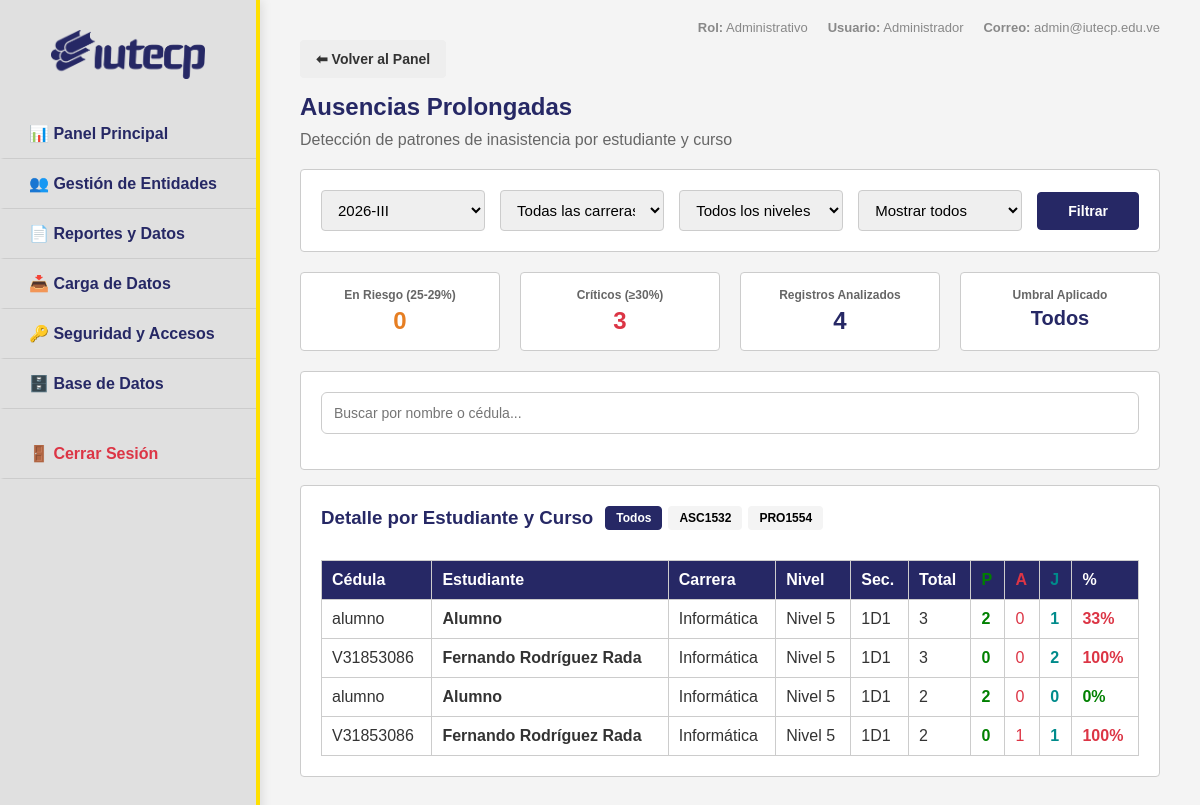
The app's page /admin/ausencias.php?periodo=2026-III (signed in), older data.
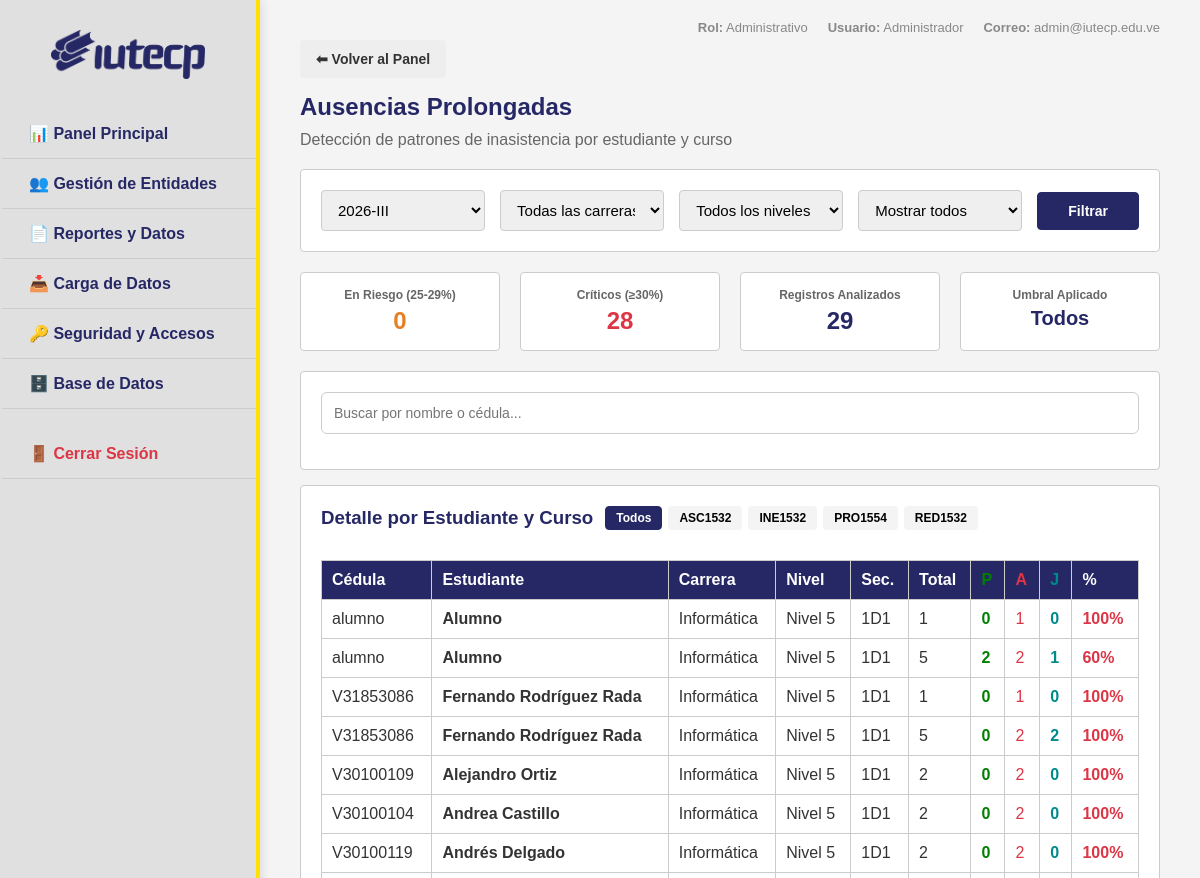
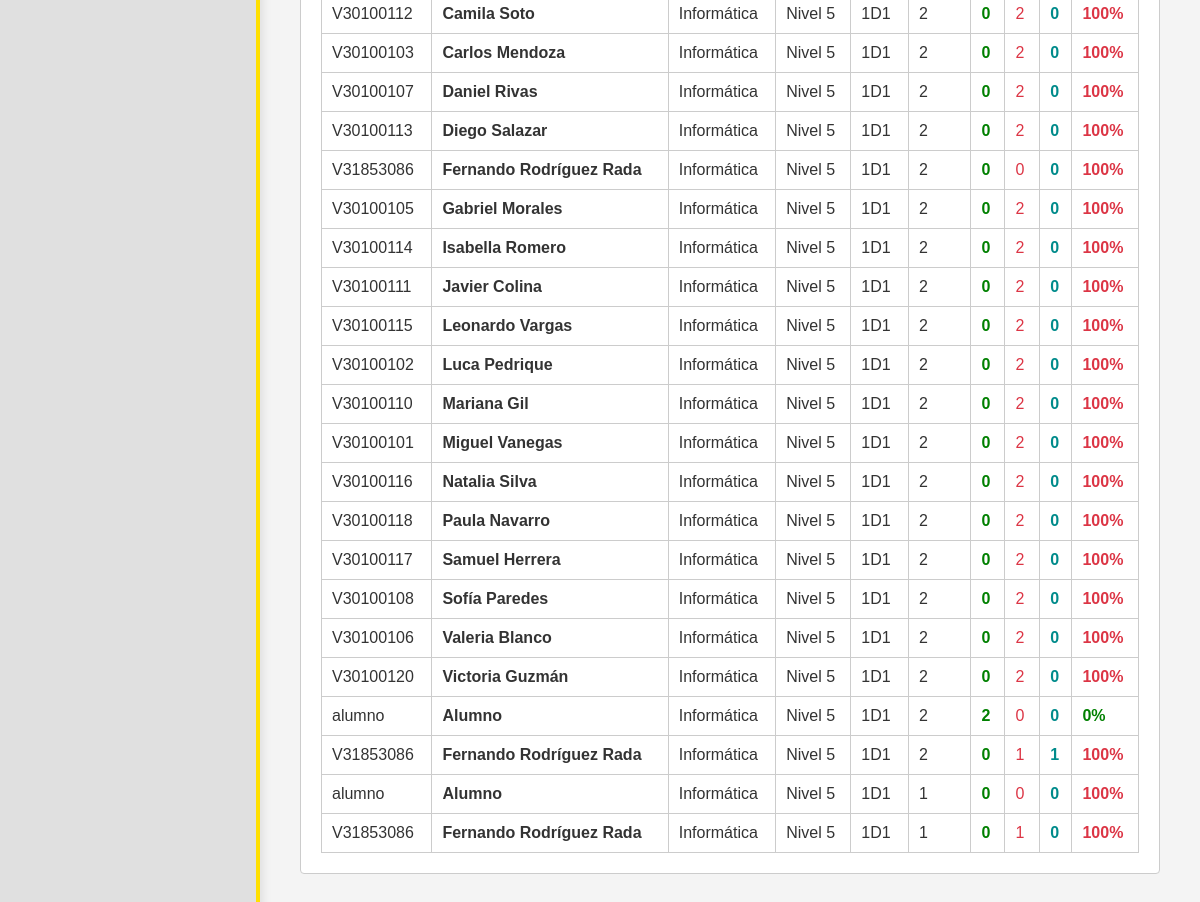
The same page, newer data (2 pictures, top to bottom).
### tables this page shows
CREATE TABLE `inscripciones` (
  `id` int(11) NOT NULL AUTO_INCREMENT,
  `estudiante_id` int(11) NOT NULL,
  `curso_id` int(11) NOT NULL,
  `periodo` varchar(20) NOT NULL,
  `estatus` enum('Activa','Retirada') DEFAULT 'Activa',
  PRIMARY KEY (`id`),
  UNIQUE KEY `unique_inscripcion` (`estudiante_id`,`curso_id`,`periodo`),
  KEY `curso_id` (`curso_id`),
  CONSTRAINT `inscripciones_ibfk_1` FOREIGN KEY (`estudiante_id`) REFERENCES `usuarios` (`id`),
  CONSTRAINT `inscripciones_ibfk_2` FOREIGN KEY (`curso_id`) REFERENCES `cursos` (`id`)
);

CREATE TABLE `usuarios` (
  `id` int(11) NOT NULL AUTO_INCREMENT,
  `cedula` varchar(20) NOT NULL,
  `username` varchar(50) DEFAULT NULL,
  `nombre_completo` varchar(255) NOT NULL,
  `email` varchar(255) DEFAULT NULL,
  `carrera_id` int(11) DEFAULT NULL,
  `telefono` varchar(20) DEFAULT NULL,
  `rol` enum('admin','profesor','estudiante') NOT NULL DEFAULT 'estudiante',
  `password_hash` varchar(255) NOT NULL,
  `password_temporal` tinyint(1) DEFAULT 1,
  `activo` tinyint(1) DEFAULT 1,
  `es_nuevo_ingreso` tinyint(1) DEFAULT 0,
  `creado_por` int(11) DEFAULT NULL,
  `created_at` timestamp NULL DEFAULT current_timestamp(),
  `updated_at` timestamp NULL DEFAULT current_timestamp() ON UPDATE current_timestamp(),
  PRIMARY KEY (`id`),
  UNIQUE KEY `cedula` (`cedula`),
  UNIQUE KEY `username` (`username`),
  KEY `creado_por` (`creado_por`),
  KEY `carrera_id` (`carrera_id`),
  CONSTRAINT `usuarios_ibfk_1` FOREIGN KEY (`creado_por`) REFERENCES `usuarios` (`id`),
  CONSTRAINT `usuarios_ibfk_2` FOREIGN KEY (`carrera_id`) REFERENCES `carreras` (`id`)
);

CREATE TABLE `carreras` (
  `id` int(11) NOT NULL AUTO_INCREMENT,
  `nombre` varchar(255) NOT NULL,
  `nivel` varchar(50) NOT NULL,
  `codigo` varchar(20) DEFAULT NULL,
  `tipo_periodo` enum('Trimestre','Cuatrimestre') NOT NULL DEFAULT 'Cuatrimestre',
  PRIMARY KEY (`id`)
);

CREATE TABLE `cursos` (
  `id` int(11) NOT NULL AUTO_INCREMENT,
  `nombre` varchar(255) NOT NULL,
  `codigo` varchar(50) DEFAULT NULL,
  `carrera_id` int(11) DEFAULT NULL,
  `profesor_id` int(11) DEFAULT NULL,
  `aula` varchar(100) DEFAULT NULL,
  `seccion` varchar(20) DEFAULT NULL,
  `horario` varchar(100) DEFAULT NULL,
  `trayecto` int(11) NOT NULL DEFAULT 1,
  `creditos` int(11) NOT NULL DEFAULT 0,
  `tipo` enum('Obligatoria','Electiva') NOT NULL DEFAULT 'Obligatoria',
  `activo` tinyint(1) DEFAULT 1,
  `created_at` timestamp NULL DEFAULT current_timestamp(),
  PRIMARY KEY (`id`),
  KEY `profesor_id` (`profesor_id`),
  KEY `carrera_id` (`carrera_id`),
  CONSTRAINT `cursos_ibfk_1` FOREIGN KEY (`profesor_id`) REFERENCES `usuarios` (`id`),
  CONSTRAINT `cursos_ibfk_2` FOREIGN KEY (`carrera_id`) REFERENCES `carreras` (`id`)
);

### admin/ausencias.php (the view, shortened to what the changed rows need)
<?php
global $pdo;
$periodo_actual = date('Y') . '-II';
$filtro_periodo = $_GET['periodo'] ?? $periodo_actual;
$filtro_min_pct = (int)($_GET['min_pct'] ?? 0);
$where = [];
$params = [$filtro_periodo];
$where[] = "i.periodo = ?";
$where_sql = implode(" AND ", $where);
$stmt = $pdo->prepare("
    SELECT
        u.cedula,
        u.nombre_completo as estudiante,
        ca.nombre as carrera,
        c.nombre as curso,
        c.codigo,
        c.seccion,
        c.trayecto,
        i.estudiante_id,
        i.id as insc_id,
        COUNT(a.id) as total_sesiones,
        SUM(CASE WHEN a.estado = 'presente' THEN 1 ELSE 0 END) as presentes,
        SUM(CASE WHEN a.estado = 'ausente' THEN 1 ELSE 0 END) as ausencias,
        SUM(CASE WHEN a.estado = 'justificado' THEN 1 ELSE 0 END) as justificados,
        ROUND((SUM(CASE WHEN a.estado != 'presente' THEN 1 ELSE 0 END) / COUNT(a.id)) * 100) as pct_ausencia
    FROM inscripciones i
    JOIN usuarios u ON i.estudiante_id = u.id
    JOIN carreras ca ON u.carrera_id = ca.id
    JOIN cursos c ON i.curso_id = c.id
    LEFT JOIN asistencias a ON a.inscripcion_id = i.id
    WHERE $where_sql
    GROUP BY i.estudiante_id, i.curso_id, i.id
    HAVING COUNT(a.id) > 0 AND pct_ausencia >= ?
    ORDER BY ca.nombre, c.trayecto, c.nombre, u.nombre_completo
");
$stmt->execute(array_merge($params, [$filtro_min_pct]));
$rows = $stmt->fetchAll();
$just_map = [];
if (!empty($rows)) {
    $insc_ids = array_column($rows, 'insc_id');
    $placeholders = implode(',', array_fill(0, count($insc_ids), '?'));
    $st = $pdo->prepare("SELECT a.inscripcion_id, a.fecha, a.justificacion, c.nombre as curso, c.codigo, c.seccion FROM asistencias a JOIN inscripciones i ON i.id = a.inscripcion_id JOIN cursos c ON c.id = i.curso_id WHERE a.inscripcion_id IN ($placeholders) AND a.justificacion IS NOT NULL AND a.justificacion != '' ORDER BY a.fecha");
    $st->execute($insc_ids);
    while ($j = $st->fetch()) {
        $just_map[$j['inscripcion_id']][] = ['f' => $j['fecha'], 't' => $j['justificacion'], 'm' => $j['curso'] . ' (' . $j['codigo'] . ')', 's' => $j['seccion']];
    }
}
$cursos_lista = [];
foreach ($rows as $r) {
    $cursos_lista[$r['codigo']] = ['nombre' => $r['curso'], 'codigo' => $r['codigo']];
}
ksort($cursos_lista);
require_once __DIR__ . '/includes/header.php';
?>
<div id="admin-dashboard">
    <h2 style="color:var(--primary);margin-bottom:10px">Ausencias Prolongadas</h2>
    <?php
    $en_riesgo = 0;
    $criticos = 0;
    foreach ($rows as $r) {
        if ((int)$r['pct_ausencia'] >= 30) $criticos++;
        elseif ((int)$r['pct_ausencia'] >= 25) $en_riesgo++;
    }
    ?>
    <div class="dashboard-cards" style="margin-bottom:20px">
        <div class="card" style="text-align:center;padding:15px">
            <p style="font-size:12px;color:#666;font-weight:bold">Críticos (≥30%)</p>
            <p style="font-size:24px;color:#dc3545;font-weight:bold;margin-top:5px"><?= $criticos ?></p>
        </div>
        <div class="card" style="text-align:center;padding:15px">
            <p style="font-size:12px;color:#666;font-weight:bold">Registros Analizados</p>
            <p style="font-size:24px;color:var(--primary);font-weight:bold;margin-top:5px"><?= count($rows) ?></p>
        </div>
    </div>
    <div class="card">
        <div style="display:flex;align-items:center;gap:12px;flex-wrap:wrap;margin-bottom:15px;">
            <div id="curso-chips" style="display:flex;gap:6px;flex-wrap:wrap;">
                <button class="btn btn-primary" style="padding:4px 10px;font-size:12px;" onclick="filtrarCurso('')">Todos</button>
                <?php foreach ($cursos_lista as $c): ?>
                <button class="btn" style="padding:4px 10px;font-size:12px;background:var(--bg-light);" data-codigo="<?= htmlspecialchars($c['codigo']) ?>" onclick="filtrarCurso('<?= htmlspecialchars($c['codigo']) ?>')"><?= htmlspecialchars($c['codigo']) ?></button>
                <?php endforeach; ?>
            </div>
        </div>
        <div style="overflow-x:auto">
            <table>
                <thead>
                    <tr>
                        <th>Cédula</th>
                        <th>Estudiante</th>
                        <th>Carrera</th>
                        <th>Nivel</th>
                        <th>Sec.</th>
                        <th>Total</th>
                        <th style="color:green">P</th>
                        <th style="color:#dc3545">A</th>
                        <th style="color:#008b8b">J</th>
                        <th>%</th>
                    </tr>
                </thead>
                <tbody>
                    <?php if (count($rows) === 0): ?>
                    <tr><td colspan="10" style="text-align:center;color:#888;padding:20px">No se encontraron registros con los filtros seleccionados</td></tr>
                    <?php else: ?>
                    <?php foreach ($rows as $r):
                        $pct = (int)$r['pct_ausencia'];
                        $color = $pct >= 30 ? '#dc3545' : ($pct >= 25 ? '#e67e22' : 'green');
                        $justs = $just_map[$r['insc_id']] ?? [];
                    ?>
                    <tr class="ausencia-row" data-nombre="<?= htmlspecialchars($r['estudiante'])?>" data-cedula="<?= htmlspecialchars($r['cedula'])?>" data-curso="<?= htmlspecialchars($r['codigo'])?>">
                        <td><?= htmlspecialchars($r['cedula']) ?></td>
                        <td style="font-weight:bold"><?= htmlspecialchars($r['estudiante']) ?></td>
                        <td><?= htmlspecialchars($r['carrera']) ?></td>
                        <td>Nivel <?= (int)$r['trayecto'] ?></td>
                        <td><?= htmlspecialchars($r['seccion']) ?></td>
                        <td><?= $r['total_sesiones'] ?></td>
                        <td style="color:green;font-weight:bold"><?= $r['presentes'] ?></td>
                        <td style="color:#dc3545"><?= $r['ausencias'] ?></td>
                        <td style="cursor:pointer;color:#008b8b;font-weight:bold" onclick='abrirJustAdmin(<?= json_encode($justs) ?>)'><?= $r['justificados'] ?></td>
                        <td style="color:<?= $color ?>;font-weight:bold"><?= $pct ?>%</td>
                    </tr>
                    <?php endforeach; ?>
                    <?php endif; ?>
                </tbody>
            </table>
        </div>
    </div>
</div>
<?php require_once __DIR__ . '/includes/footer.php'; ?>

Row changes from the older to the newer data that the page shows:
now on this page (row unchanged): inscripciones: estudiante.cedula "alumno", estudiante.nombre_completo "Alumno", carreras.nombre "Informática", curso.trayecto "5", curso.seccion "1D1", total_sesiones "1", presentes "0", ausencias "1", justificados "0", pct "100"
computed for inscripciones (number 2 of 29 on the later page): total_sesiones "3" → "5"; ausencias "0" → "2"; pct "33" → "60"
now on this page (row unchanged): inscripciones: estudiante.cedula "V31853086", estudiante.nombre_completo "Fernando Rodríguez Rada", carreras.nombre "Informática", curso.trayecto "5", curso.seccion "1D1", total_sesiones "1", presentes "0", ausencias "1", justificados "0", pct "100"
computed for inscripciones (number 4 of 29 on the later page): total_sesiones "3" → "5"; ausencias "0" → "2"
added inscripciones: estudiante.cedula "V30100109", estudiante.nombre_completo "Alejandro Ortiz", carreras.nombre "Informática", curso.trayecto "5", curso.seccion "1D1", total_sesiones "2", presentes "0", ausencias "2", justificados "0", pct "100"
added inscripciones: estudiante.cedula "V30100104", estudiante.nombre_completo "Andrea Castillo", carreras.nombre "Informática", curso.trayecto "5", curso.seccion "1D1", total_sesiones "2", presentes "0", ausencias "2", justificados "0", pct "100"
added inscripciones: estudiante.cedula "V30100119", estudiante.nombre_completo "Andrés Delgado", carreras.nombre "Informática", curso.trayecto "5", curso.seccion "1D1", total_sesiones "2", presentes "0", ausencias "2", justificados "0", pct "100"
added inscripciones: estudiante.cedula "V30100112", estudiante.nombre_completo "Camila Soto", carreras.nombre "Informática", curso.trayecto "5", curso.seccion "1D1", total_sesiones "2", presentes "0", ausencias "2", justificados "0", pct "100"
added inscripciones: estudiante.cedula "V30100103", estudiante.nombre_completo "Carlos Mendoza", carreras.nombre "Informática", curso.trayecto "5", curso.seccion "1D1", total_sesiones "2", presentes "0", ausencias "2", justificados "0", pct "100"
added inscripciones: estudiante.cedula "V30100107", estudiante.nombre_completo "Daniel Rivas", carreras.nombre "Informática", curso.trayecto "5", curso.seccion "1D1", total_sesiones "2", presentes "0", ausencias "2", justificados "0", pct "100"
added inscripciones: estudiante.cedula "V30100113", estudiante.nombre_completo "Diego Salazar", carreras.nombre "Informática", curso.trayecto "5", curso.seccion "1D1", total_sesiones "2", presentes "0", ausencias "2", justificados "0", pct "100"
added inscripciones: estudiante.cedula "V31853086", estudiante.nombre_completo "Fernando Rodríguez Rada", carreras.nombre "Informática", curso.trayecto "5", curso.seccion "1D1", total_sesiones "2", presentes "0", ausencias "0", justificados "0", pct "100"
added inscripciones: estudiante.cedula "V30100105", estudiante.nombre_completo "Gabriel Morales", carreras.nombre "Informática", curso.trayecto "5", curso.seccion "1D1", total_sesiones "2", presentes "0", ausencias "2", justificados "0", pct "100"
added inscripciones: estudiante.cedula "V30100114", estudiante.nombre_completo "Isabella Romero", carreras.nombre "Informática", curso.trayecto "5", curso.seccion "1D1", total_sesiones "2", presentes "0", ausencias "2", justificados "0", pct "100"
added inscripciones: estudiante.cedula "V30100111", estudiante.nombre_completo "Javier Colina", carreras.nombre "Informática", curso.trayecto "5", curso.seccion "1D1", total_sesiones "2", presentes "0", ausencias "2", justificados "0", pct "100"
added inscripciones: estudiante.cedula "V30100115", estudiante.nombre_completo "Leonardo Vargas", carreras.nombre "Informática", curso.trayecto "5", curso.seccion "1D1", total_sesiones "2", presentes "0", ausencias "2", justificados "0", pct "100"
added inscripciones: estudiante.cedula "V30100102", estudiante.nombre_completo "Luca Pedrique", carreras.nombre "Informática", curso.trayecto "5", curso.seccion "1D1", total_sesiones "2", presentes "0", ausencias "2", justificados "0", pct "100"
added inscripciones: estudiante.cedula "V30100110", estudiante.nombre_completo "Mariana Gil", carreras.nombre "Informática", curso.trayecto "5", curso.seccion "1D1", total_sesiones "2", presentes "0", ausencias "2", justificados "0", pct "100"
added inscripciones: estudiante.cedula "V30100101", estudiante.nombre_completo "Miguel Vanegas", carreras.nombre "Informática", curso.trayecto "5", curso.seccion "1D1", total_sesiones "2", presentes "0", ausencias "2", justificados "0", pct "100"
added inscripciones: estudiante.cedula "V30100116", estudiante.nombre_completo "Natalia Silva", carreras.nombre "Informática", curso.trayecto "5", curso.seccion "1D1", total_sesiones "2", presentes "0", ausencias "2", justificados "0", pct "100"
added inscripciones: estudiante.cedula "V30100118", estudiante.nombre_completo "Paula Navarro", carreras.nombre "Informática", curso.trayecto "5", curso.seccion "1D1", total_sesiones "2", presentes "0", ausencias "2", justificados "0", pct "100"
added inscripciones: estudiante.cedula "V30100117", estudiante.nombre_completo "Samuel Herrera", carreras.nombre "Informática", curso.trayecto "5", curso.seccion "1D1", total_sesiones "2", presentes "0", ausencias "2", justificados "0", pct "100"
added inscripciones: estudiante.cedula "V30100108", estudiante.nombre_completo "Sofía Paredes", carreras.nombre "Informática", curso.trayecto "5", curso.seccion "1D1", total_sesiones "2", presentes "0", ausencias "2", justificados "0", pct "100"
added inscripciones: estudiante.cedula "V30100106", estudiante.nombre_completo "Valeria Blanco", carreras.nombre "Informática", curso.trayecto "5", curso.seccion "1D1", total_sesiones "2", presentes "0", ausencias "2", justificados "0", pct "100"
added inscripciones: estudiante.cedula "V30100120", estudiante.nombre_completo "Victoria Guzmán", carreras.nombre "Informática", curso.trayecto "5", curso.seccion "1D1", total_sesiones "2", presentes "0", ausencias "2", justificados "0", pct "100"
now on this page (row unchanged): inscripciones: estudiante.cedula "alumno", estudiante.nombre_completo "Alumno", carreras.nombre "Informática", curso.trayecto "5", curso.seccion "1D1", total_sesiones "1", presentes "0", ausencias "0", justificados "0", pct "100"
now on this page (row unchanged): inscripciones: estudiante.cedula "V31853086", estudiante.nombre_completo "Fernando Rodríguez Rada", carreras.nombre "Informática", curso.trayecto "5", curso.seccion "1D1", total_sesiones "1", presentes "0", ausencias "1", justificados "0", pct "100"
Text that changed along with them:
$criticos: "3" → "28"
count($rows): "4" → "29"
new list line: "INE1532"
new list line: "RED1532"
